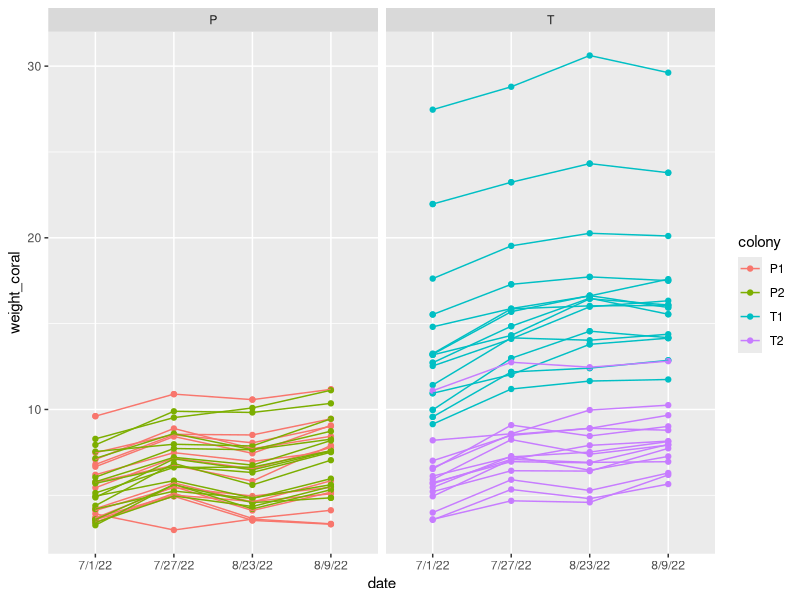

Here is the R script that generated this plot: (Note: this script raises an error after producing the figure.)
library(tidyverse)
propD<-read_csv("Data/qPCR/proportionD.csv")

# Import buoyant weight data
bw_mastersheet <- read_csv("Data/Buoyant_Weight/bw_mastersheet.csv") %>%
  mutate(species = str_sub(FragID, 1, 1),
         colony = str_sub(FragID, 1, 2)) %>%
  full_join(propD)

# Create function to convert buoyant weight to dry weight based on temperature and skeletal density
bw.dw <- function(bw, temp, CoralDens) {
  StdAir <- 39.092
  StdFW <- 0.0047263 * temp + 21.474
  StdSW <- 0.0052731 * temp + 21.003
  StdDens <- 1/(1-(StdFW/StdAir))
  SWDens <- StdDens*(1-(StdSW/StdAir))
  CoralWeight <- bw/(1-(SWDens/CoralDens))
  return(CoralWeight)
}

# Remove pedestal weight, and convert coral buoyant weight to dry weight
bw_mastersheet <- bw_mastersheet %>%
  mutate(bw_coral = case_when(pedestal == 1 ~ weight - 2.308,
                              pedestal == 2 ~ weight - 2.860),
        coraldens = case_when(species == "T" ~ 2.1,                # REPLACE 2.1 WITH TURBINARIA SKELETAL DENSITY
                              species == "P" ~ 2.1),               # REPLACE 2.1 WITH POCILLOPORA SKELETAL DENSITY
     weight_coral = pmap_dbl(.l = list(bw_coral, as.numeric(temp), coraldens), ~bw.dw(..1, ..2, ..3)))
  



#############
# Plot weight over time
fig <- ggplot(bw_mastersheet, aes(x = date, y = weight_coral, 
                                  group = FragID, color = colony)) +
  geom_point() +
  geom_line() +
  facet_wrap(~species)
# Bryce: there is a row with NA for species. Track down why this is there and remove it upstream.
fig %+% filter(bw_mastersheet, !is.na(species))

# There are quite a few frags that decrease in weight between time points
# and we need to QC these. Did they break? Did they have partial mortality?
lost_weight <- bw_mastersheet %>%
  group_by(FragID) %>%
  filter(weight_coral[TimePoint == 2] < weight_coral[TimePoint == 1])

#############
# Calculate percent growth
df <- bw_mastersheet %>%
  group_by(FragID,colony, species, propD) %>%
  summarise(perc_change = (weight_coral[TimePoint == 3] - weight_coral[TimePoint == 1])/(weight_coral[TimePoint == 1])*100)
#summarise(perc_change = (weight[TimePoint == 2] -weight[TimePoint == 1])/(weight[TimePoint == 1])*100)
#group_By<- tidyverse function that uses column names (no spaces, lower case etc), to make certain cgoups 


#############
# Plot Pocillopora growth
df %>%
  filter(species == "P") %>%
  ggplot(aes(x=propD, y=perc_change, color = colony))+geom_point()#for P1 & P2

# Analyze Pocillopora
pmod <- lm(perc_change ~ propD*colony, data = filter(df, species == "P"))
anova(pmod)



#############
# Plot Turbinaria growth

df %>%
  filter(species == "T") %>%
  ggplot(aes(x=propD, y=perc_change, color = colony))+geom_point()

mod<-lm(perc_change ~ propD*colony, data = filter(df, species == "T"))
anova(mod)
